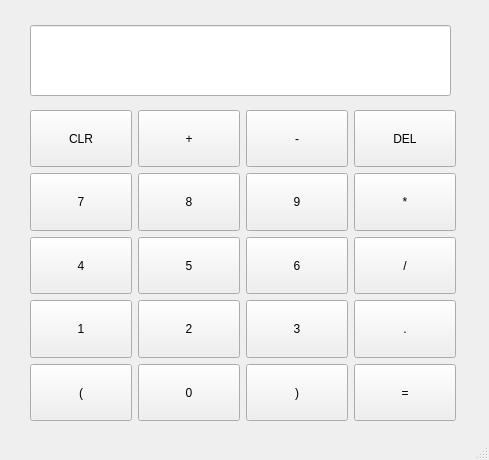
<?xml version="1.0" encoding="UTF-8"?>
<ui version="4.0">
 <class>MainWindow</class>
 <widget class="QMainWindow" name="MainWindow">
  <property name="geometry">
   <rect>
    <x>0</x>
    <y>0</y>
    <width>489</width>
    <height>460</height>
   </rect>
  </property>
  <property name="windowTitle">
   <string>MainWindow</string>
  </property>
  <widget class="QWidget" name="centralwidget">
   <widget class="QLineEdit" name="lineEdit">
    <property name="geometry">
     <rect>
      <x>30</x>
      <y>25</y>
      <width>421</width>
      <height>71</height>
     </rect>
    </property>
   </widget>
   <widget class="QWidget" name="layoutWidget">
    <property name="geometry">
     <rect>
      <x>30</x>
      <y>110</y>
      <width>426</width>
      <height>311</height>
     </rect>
    </property>
    <property name="maximumSize">
     <size>
      <width>500</width>
      <height>500</height>
     </size>
    </property>
    <layout class="QGridLayout" name="gridLayout_4">
     <item row="4" column="0">
      <widget class="QPushButton" name="oneButton">
       <property name="maximumSize">
        <size>
         <width>500</width>
         <height>500</height>
        </size>
       </property>
       <property name="text">
        <string>1</string>
       </property>
      </widget>
     </item>
     <item row="0" column="3">
      <widget class="QPushButton" name="delButton">
       <property name="maximumSize">
        <size>
         <width>500</width>
         <height>500</height>
        </size>
       </property>
       <property name="text">
        <string>DEL</string>
       </property>
      </widget>
     </item>
     <item row="2" column="3">
      <widget class="QPushButton" name="divideButton">
       <property name="maximumSize">
        <size>
         <width>500</width>
         <height>500</height>
        </size>
       </property>
       <property name="text">
        <string>/</string>
       </property>
      </widget>
     </item>
     <item row="1" column="2">
      <widget class="QPushButton" name="nineButton">
       <property name="maximumSize">
        <size>
         <width>500</width>
         <height>500</height>
        </size>
       </property>
       <property name="text">
        <string>9</string>
       </property>
      </widget>
     </item>
     <item row="5" column="1">
      <widget class="QPushButton" name="zeroButton">
       <property name="maximumSize">
        <size>
         <width>500</width>
         <height>500</height>
        </size>
       </property>
       <property name="text">
        <string>0</string>
       </property>
      </widget>
     </item>
     <item row="2" column="1">
      <widget class="QPushButton" name="fiveButton">
       <property name="maximumSize">
        <size>
         <width>500</width>
         <height>500</height>
        </size>
       </property>
       <property name="text">
        <string>5</string>
       </property>
      </widget>
     </item>
     <item row="2" column="2">
      <widget class="QPushButton" name="sixButton">
       <property name="maximumSize">
        <size>
         <width>500</width>
         <height>500</height>
        </size>
       </property>
       <property name="text">
        <string>6</string>
       </property>
      </widget>
     </item>
     <item row="5" column="2">
      <widget class="QPushButton" name="rightButton">
       <property name="maximumSize">
        <size>
         <width>500</width>
         <height>500</height>
        </size>
       </property>
       <property name="text">
        <string>)</string>
       </property>
      </widget>
     </item>
     <item row="4" column="2">
      <widget class="QPushButton" name="threeButton">
       <property name="maximumSize">
        <size>
         <width>500</width>
         <height>500</height>
        </size>
       </property>
       <property name="text">
        <string>3</string>
       </property>
      </widget>
     </item>
     <item row="1" column="1">
      <widget class="QPushButton" name="eightButton">
       <property name="maximumSize">
        <size>
         <width>500</width>
         <height>500</height>
        </size>
       </property>
       <property name="text">
        <string>8</string>
       </property>
      </widget>
     </item>
     <item row="2" column="0">
      <widget class="QPushButton" name="fourButton">
       <property name="maximumSize">
        <size>
         <width>500</width>
         <height>500</height>
        </size>
       </property>
       <property name="text">
        <string>4</string>
       </property>
      </widget>
     </item>
     <item row="4" column="1">
      <widget class="QPushButton" name="twoButton">
       <property name="maximumSize">
        <size>
         <width>500</width>
         <height>500</height>
        </size>
       </property>
       <property name="text">
        <string>2</string>
       </property>
      </widget>
     </item>
     <item row="1" column="3">
      <widget class="QPushButton" name="multiButton">
       <property name="maximumSize">
        <size>
         <width>500</width>
         <height>500</height>
        </size>
       </property>
       <property name="text">
        <string>*</string>
       </property>
      </widget>
     </item>
     <item row="5" column="0">
      <widget class="QPushButton" name="leftButton">
       <property name="maximumSize">
        <size>
         <width>500</width>
         <height>500</height>
        </size>
       </property>
       <property name="text">
        <string>(</string>
       </property>
      </widget>
     </item>
     <item row="0" column="1">
      <widget class="QPushButton" name="addButton">
       <property name="maximumSize">
        <size>
         <width>500</width>
         <height>500</height>
        </size>
       </property>
       <property name="text">
        <string>+</string>
       </property>
      </widget>
     </item>
     <item row="0" column="0">
      <widget class="QPushButton" name="clrButton">
       <property name="maximumSize">
        <size>
         <width>500</width>
         <height>500</height>
        </size>
       </property>
       <property name="text">
        <string>CLR</string>
       </property>
      </widget>
     </item>
     <item row="1" column="0">
      <widget class="QPushButton" name="sevenButton">
       <property name="maximumSize">
        <size>
         <width>500</width>
         <height>500</height>
        </size>
       </property>
       <property name="text">
        <string>7</string>
       </property>
      </widget>
     </item>
     <item row="0" column="2">
      <widget class="QPushButton" name="subButton">
       <property name="maximumSize">
        <size>
         <width>500</width>
         <height>500</height>
        </size>
       </property>
       <property name="text">
        <string>-</string>
       </property>
      </widget>
     </item>
     <item row="5" column="3">
      <widget class="QPushButton" name="equalButton">
       <property name="maximumSize">
        <size>
         <width>500</width>
         <height>500</height>
        </size>
       </property>
       <property name="text">
        <string>=</string>
       </property>
      </widget>
     </item>
     <item row="4" column="3">
      <widget class="QPushButton" name="dotButton">
       <property name="maximumSize">
        <size>
         <width>500</width>
         <height>500</height>
        </size>
       </property>
       <property name="text">
        <string>.</string>
       </property>
      </widget>
     </item>
    </layout>
   </widget>
  </widget>
  <widget class="QStatusBar" name="statusbar"/>
  <action name="actionCalculator">
   <property name="text">
    <string>Calculator</string>
   </property>
  </action>
 </widget>
 <resources/>
 <connections/>
</ui>
